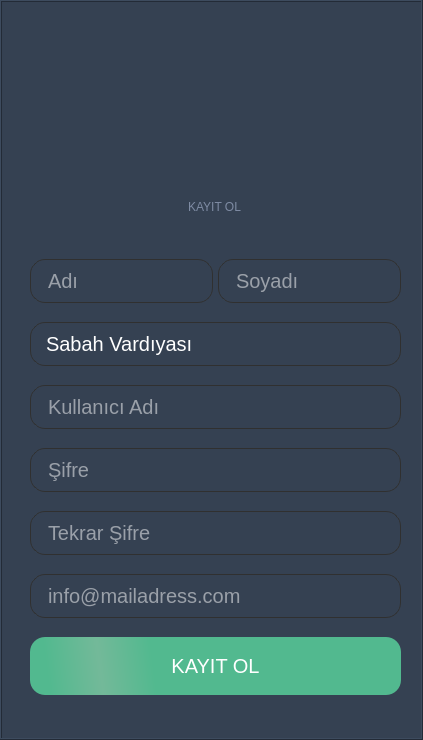
<?xml version="1.0" encoding="UTF-8"?>
<ui version="4.0">
 <class>VardiyaSorumluKayit</class>
 <widget class="QWidget" name="VardiyaSorumluKayit">
  <property name="windowModality">
   <enum>Qt::NonModal</enum>
  </property>
  <property name="geometry">
   <rect>
    <x>0</x>
    <y>0</y>
    <width>423</width>
    <height>740</height>
   </rect>
  </property>
  <property name="mouseTracking">
   <bool>false</bool>
  </property>
  <property name="contextMenuPolicy">
   <enum>Qt::NoContextMenu</enum>
  </property>
  <property name="windowTitle">
   <string notr="true">Form</string>
  </property>
  <property name="toolTipDuration">
   <number>0</number>
  </property>
  <property name="styleSheet">
   <string notr="true"/>
  </property>
  <layout class="QGridLayout" name="gridLayout">
   <property name="leftMargin">
    <number>0</number>
   </property>
   <property name="topMargin">
    <number>0</number>
   </property>
   <property name="rightMargin">
    <number>0</number>
   </property>
   <property name="bottomMargin">
    <number>0</number>
   </property>
   <property name="spacing">
    <number>0</number>
   </property>
   <item row="0" column="0">
    <widget class="QFrame" name="frame">
     <property name="mouseTracking">
      <bool>true</bool>
     </property>
     <property name="focusPolicy">
      <enum>Qt::NoFocus</enum>
     </property>
     <property name="contextMenuPolicy">
      <enum>Qt::NoContextMenu</enum>
     </property>
     <property name="acceptDrops">
      <bool>false</bool>
     </property>
     <property name="toolTipDuration">
      <number>0</number>
     </property>
     <property name="styleSheet">
      <string notr="true">QFrame{

background: #354152;

}

QLineEdit{
	border: 1px solid gray;
    border-radius: 10px;
    min-width: 6em;
	font-size:20px;
	padding-left:15px;
	height:42px;
	border-radius:15px;
	border-color: #303030;
	background: transparent;
	color:white;


}



QComboBox {
    border: 1px solid gray;
    border-radius: 10px;
    min-width: 6em;
	font-size:20px;
	padding-left:15px;
	height:42px;
	border-radius:15px;
	border-color: #303030;
	background: transparent;
	color:white;

}

QComboBox:on {
    border-bottom-left-radius: 0px;
    border-bottom-right-radius: 0px;
}

QComboBox QAbstractItemView {
    border-bottom-right-radius: 10px;
    border-bottom-left-radius: 10px;
    background: #354152;
    border: 1px solid gray;
	color:white;

}

QComboBox::drop-down {
    border-color: white;
}
QPushButton{
border-radius: 15px;
background-color: qlineargradient(spread:reflect, x1:1, y1:0.466409, x2:0.188, y2:0.482727, stop:0.823864 rgba(82, 185, 143, 255), stop:1 rgba(115, 185, 153, 255));
padding: 8px 16px;
color: white;
font-size: 20px;
height:42px;
}
QPushButton:pressed{
color: black;
background: #008bd1

}


</string>
     </property>
     <property name="frameShape">
      <enum>QFrame::Box</enum>
     </property>
     <property name="frameShadow">
      <enum>QFrame::Raised</enum>
     </property>
     <widget class="QWidget" name="gridLayoutWidget">
      <property name="geometry">
       <rect>
        <x>30</x>
        <y>240</y>
        <width>371</width>
        <height>481</height>
       </rect>
      </property>
      <layout class="QGridLayout" name="gridLayout_2">
       <property name="sizeConstraint">
        <enum>QLayout::SetDefaultConstraint</enum>
       </property>
       <property name="horizontalSpacing">
        <number>5</number>
       </property>
       <property name="verticalSpacing">
        <number>0</number>
       </property>
       <item row="6" column="0" colspan="2">
        <widget class="QPushButton" name="btn_signup">
         <property name="styleSheet">
          <string notr="true"/>
         </property>
         <property name="text">
          <string>KAYIT OL</string>
         </property>
        </widget>
       </item>
       <item row="5" column="0" colspan="2">
        <widget class="QLineEdit" name="txt_mail">
         <property name="styleSheet">
          <string notr="true"/>
         </property>
         <property name="text">
          <string/>
         </property>
         <property name="echoMode">
          <enum>QLineEdit::Normal</enum>
         </property>
         <property name="placeholderText">
          <string>info@mailadress.com</string>
         </property>
        </widget>
       </item>
       <item row="0" column="1">
        <widget class="QLineEdit" name="txt_soyadi">
         <property name="text">
          <string/>
         </property>
         <property name="placeholderText">
          <string>Soyadı</string>
         </property>
        </widget>
       </item>
       <item row="3" column="0" colspan="2">
        <widget class="QLineEdit" name="txt_sifre">
         <property name="text">
          <string/>
         </property>
         <property name="echoMode">
          <enum>QLineEdit::PasswordEchoOnEdit</enum>
         </property>
         <property name="placeholderText">
          <string>Şifre</string>
         </property>
        </widget>
       </item>
       <item row="2" column="0" colspan="2">
        <widget class="QLineEdit" name="txt_kullaniciAdi">
         <property name="text">
          <string/>
         </property>
         <property name="placeholderText">
          <string>Kullanıcı Adı</string>
         </property>
        </widget>
       </item>
       <item row="0" column="0">
        <widget class="QLineEdit" name="txt_adi">
         <property name="styleSheet">
          <string notr="true">color: rgb(255, 255, 255);</string>
         </property>
         <property name="text">
          <string/>
         </property>
         <property name="placeholderText">
          <string>Adı</string>
         </property>
        </widget>
       </item>
       <item row="4" column="0" colspan="2">
        <widget class="QLineEdit" name="txt_sifreTekrar">
         <property name="text">
          <string/>
         </property>
         <property name="echoMode">
          <enum>QLineEdit::PasswordEchoOnEdit</enum>
         </property>
         <property name="placeholderText">
          <string>Tekrar Şifre</string>
         </property>
        </widget>
       </item>
       <item row="1" column="0" colspan="2">
        <widget class="QComboBox" name="cmb_vardiya">
         <item>
          <property name="text">
           <string>Sabah Vardıyası</string>
          </property>
         </item>
         <item>
          <property name="text">
           <string>Akşam Vardıyası</string>
          </property>
         </item>
         <item>
          <property name="text">
           <string>Gece Vardıyası</string>
          </property>
         </item>
        </widget>
       </item>
      </layout>
     </widget>
     <widget class="QLabel" name="label">
      <property name="geometry">
       <rect>
        <x>30</x>
        <y>30</y>
        <width>369</width>
        <height>142</height>
       </rect>
      </property>
      <property name="styleSheet">
       <string notr="true">image: url(:/resimler/icons/damla.png);</string>
      </property>
      <property name="text">
       <string/>
      </property>
      <property name="alignment">
       <set>Qt::AlignCenter</set>
      </property>
     </widget>
     <widget class="QLabel" name="label_2">
      <property name="geometry">
       <rect>
        <x>30</x>
        <y>180</y>
        <width>369</width>
        <height>69</height>
       </rect>
      </property>
      <property name="layoutDirection">
       <enum>Qt::LeftToRight</enum>
      </property>
      <property name="styleSheet">
       <string notr="true">color: #7E8BA3;
font: 44px &quot;Helvetica Neue&quot;, sans-serif;
margin: 0px 0px 16px;</string>
      </property>
      <property name="text">
       <string>KAYIT OL</string>
      </property>
      <property name="alignment">
       <set>Qt::AlignCenter</set>
      </property>
     </widget>
    </widget>
   </item>
  </layout>
 </widget>
 <tabstops>
  <tabstop>txt_adi</tabstop>
  <tabstop>txt_soyadi</tabstop>
  <tabstop>txt_kullaniciAdi</tabstop>
  <tabstop>txt_sifre</tabstop>
  <tabstop>txt_sifreTekrar</tabstop>
  <tabstop>txt_mail</tabstop>
  <tabstop>btn_signup</tabstop>
 </tabstops>
 <resources>
  <include location="../ui_pages/resoruces.qrc"/>
 </resources>
 <connections/>
</ui>
